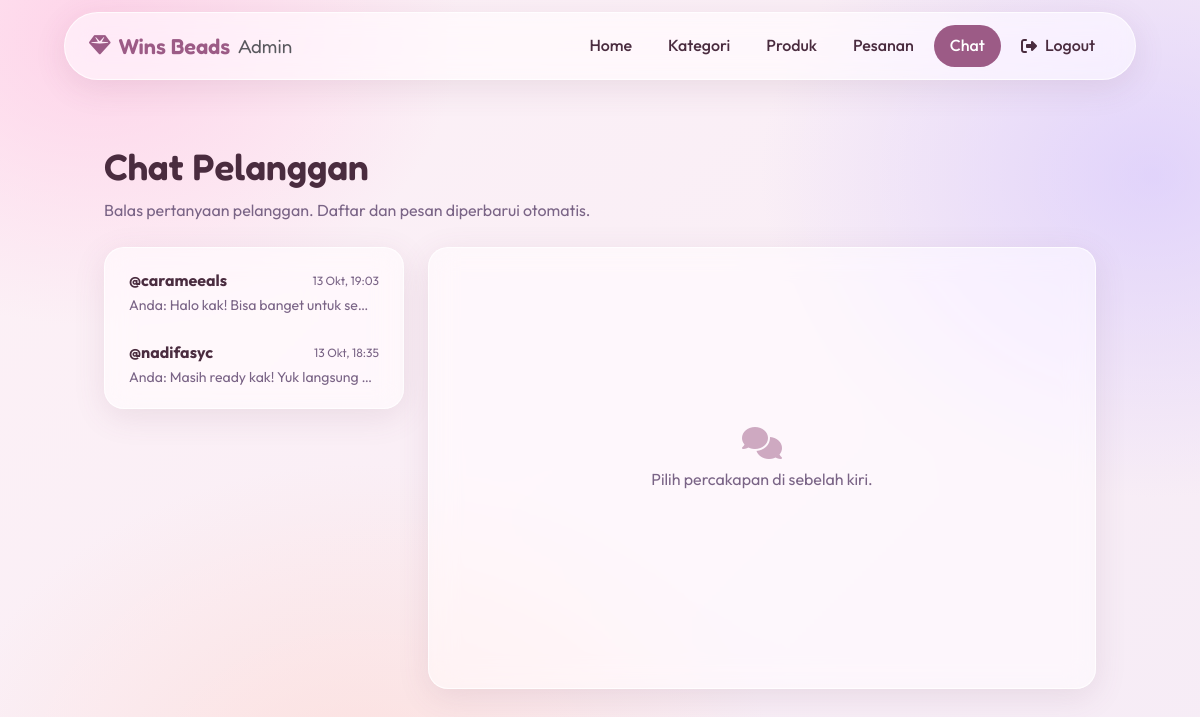
/admin/chat.php (signed in), run on the app's committed database.
### tables this page shows
CREATE TABLE `pesan` (
  `id` int(11) NOT NULL,
  `user_id` int(11) NOT NULL,
  `pengirim` enum('user','admin') NOT NULL,
  `isi` text NOT NULL,
  `produk_id` int(11) DEFAULT NULL,
  `dibaca` tinyint(1) NOT NULL DEFAULT 0,
  `dibuat_at` datetime NOT NULL
);

CREATE TABLE `user` (
  `id` int(11) NOT NULL,
  `username` varchar(50) NOT NULL,
  `password` varchar(255) NOT NULL,
  `email` varchar(100) DEFAULT NULL,
  `created_at` timestamp NOT NULL DEFAULT current_timestamp()
);

### config/pesanan.php (called while the page is built, shortened)
<?php
function tgl_id(?string $waktu, bool $denganJam = true): string
{
    $t = strtotime($waktu);
    $bulan = ['', 'Jan', 'Feb', 'Mar', 'Apr', 'Mei', 'Jun', 'Jul', 'Agu', 'Sep', 'Okt', 'Nov', 'Des'];
    $teks  = date('j', $t) . ' ' . $bulan[(int) date('n', $t)] . ' ' . date('Y', $t);
    return $denganJam ? $teks . ', ' . date('H:i', $t) : $teks;
}
function db_rows(mysqli $con, string $sql, string $tipe = '', array $param = []): array
{
    $stmt = $con->prepare($sql);
    $stmt->execute();
    $hasil = $stmt->get_result();
    $baris = [];
    while ($r = $hasil->fetch_assoc()) {
        $baris[] = $r;
    }
    return $baris;
}

### config/chat.php (called while the page is built, shortened)
<?php
require_once __DIR__ . '/pesanan.php';
function chat_waktu(?string $waktu): string
{
    if (!$waktu || ($t = strtotime($waktu)) === false) {
        return '';
    }
    return date('Y-m-d', $t) === date('Y-m-d')
        ? date('H:i', $t)
        : preg_replace('/ \d{4}, /', ', ', tgl_id($waktu));
}
function chat_daftar_percakapan(mysqli $con): array
{
    $rows = db_rows($con, "SELECT u.id, u.username, m.id AS id_terakhir, m.isi AS terakhir, m.pengirim AS pengirim_terakhir, m.dibuat_at,
                                  (SELECT COUNT(*) FROM pesan x WHERE x.user_id = u.id AND x.pengirim = 'user' AND x.dibaca = 0) AS belum
                           FROM user u JOIN pesan m ON m.id = (SELECT MAX(id) FROM pesan WHERE user_id = u.id)
                           ORDER BY m.id DESC");
    return array_map(fn($r) => [
        'id'       => (int) $r['id'],
        'username' => $r['username'],
        'terakhir' => mb_strimwidth(str_replace("\n", ' ', $r['terakhir']), 0, 60, '…'),
        'saya'     => $r['pengirim_terakhir'] === 'admin',
        'waktu'    => chat_waktu($r['dibuat_at']),
        'belum'    => (int) $r['belum'],
    ], $rows);
}

### config/security.php (called while the page is built, shortened)
<?php
function e($teks): string
{
    return htmlspecialchars((string) $teks, ENT_QUOTES | ENT_SUBSTITUTE, 'UTF-8');
}

### admin/chat.php (the view, shortened to what this page needs)
<?php
require "../config/init.php";
require "../config/chat.php";
$u = (int) ($_GET['u'] ?? 0);
$pelanggan = null;
$daftar = chat_daftar_percakapan($con);
?>
<!DOCTYPE html>
<html lang="id">
<head>
  <?php require "../head.php"; ?>
</head>
<body class="admin-body">
  <?php require "navbar.php"; ?>
  <main class="admin-main">
    <div class="container" style="max-width: 1040px;">
      <div class="page-head px-0">
        <h1>Chat Pelanggan</h1>
        <p>Balas pertanyaan pelanggan. Daftar dan pesan diperbarui otomatis.</p>
      </div>
      <div class="chat-admin <?= $pelanggan ? 'ada-thread' : ''; ?>">
        <aside class="glass-card chat-daftar" aria-label="Daftar percakapan">
          <div id="daftar-percakapan">
            <?php foreach ($daftar as $c): ?>
              <a class="konv<?= $c['id'] === $u ? ' aktif' : ''; ?>" href="chat.php?u=<?= $c['id']; ?>">
                <div class="konv-atas"><strong>@<?= e($c['username']); ?></strong><span class="konv-waktu"><?= e($c['waktu']); ?></span></div>
                <div class="konv-bawah">
                  <span class="konv-isi"><?= $c['saya'] ? 'Anda: ' : ''; ?><?= e($c['terakhir']); ?></span>
                </div>
              </a>
            <?php endforeach; ?>
          </div>
        </aside>
        <section class="glass-card chat-box chat-thread" aria-label="Percakapan">
          <?php if ($pelanggan): ?>
            <div class="chat-head">
              <a href="chat.php" class="chat-kembali" aria-label="Semua percakapan"><i class="fas fa-arrow-left"></i></a>
              <div><strong>@<?= e($pelanggan['username']); ?></strong><div class="small text-muted"><?= e($pelanggan['email'] ?? ''); ?></div></div>
            </div>
            <div id="chat-log" class="chat-log" role="log" aria-live="polite">
              <div id="chat-kosong" class="chat-kosong" hidden><i class="fas fa-comments"></i><p>Belum ada pesan.</p></div>
            </div>
            <form id="chat-form" class="chat-form" autocomplete="off">
              <div id="chat-info" class="chat-info" aria-live="polite"></div>
              <div class="chat-input-row">
                <textarea id="chat-input" rows="1" maxlength="<?= CHAT_MAKS_KARAKTER; ?>" class="form-control" placeholder="Tulis balasan…" aria-label="Balasan"></textarea>
                <button type="submit" id="chat-kirim" class="btn-custom" aria-label="Kirim"><i class="fas fa-paper-plane"></i></button>
              </div>
            </form>
          <?php else: ?>
            <div class="chat-kosong chat-kosong-besar">
              <i class="fas fa-comments"></i>
              <p>Pilih percakapan di sebelah kiri.</p>
            </div>
          <?php endif; ?>
        </section>
      </div>
    </div>
  </main>
</body>
</html>

### assets/css/style.css (style rules this page uses)
:root { --primary: #9c5b86; --primary-hover: #7d4264; --primary-soft: rgba(156, 91, 134, 0.12); --ink: #4a2c3f; --ink-muted: #7a6486; --white: #fff; --glass-bg: rgba(255, 255, 255, 0.55); --glass-bg-strong: rgba(255, 255, 255, 0.72); --glass-border: rgba(255, 255, 255, 0.75); --glass-blur: blur(14px) saturate(140%); --glass-shadow: 0 8px 32px rgba(120, 70, 110, 0.12); --glass-shadow-hover: 0 14px 36px rgba(120, 70, 110, 0.2); --font-heading: 'Fredoka', sans-serif; --font-body: 'Outfit', sans-serif; --space-1: 4px; --space-2: 8px; --space-3: 12px; --space-4: 16px; --space-5: 24px; --space-6: 32px; --space-7: 48px; --space-8: 72px; --radius-sm: 12px; --radius-md: 20px; --radius-pill: 999px; --container: 1120px; }
*, *::before, *::after { box-sizing: border-box; }
html { scroll-behavior: smooth; }
body { font-family: var(--font-body); color: var(--ink); line-height: 1.6; min-height: 100vh; display: flex; flex-direction: column; background: radial-gradient(520px 420px at 8% 4%, rgba(255, 196, 226, 0.65), transparent 70%), radial-gradient(560px 460px at 96% 22%, rgba(206, 190, 255, 0.55), transparent 70%), radial-gradient(600px 480px at 30% 100%, rgba(255, 214, 205, 0.6), transparent 70%), linear-gradient(135deg, #fdf1f6, #f6ecf6); background-attachment: fixed; }
main { flex: 1 0 auto; }
h1, h2, h3, h4, h5 { font-family: var(--font-heading); color: var(--ink); line-height: 1.25; margin: 0; }
a { color: var(--primary); text-decoration: none; }
.container { max-width: var(--container); padding-inline: var(--space-5); }
.glass-card { background: var(--glass-bg); -webkit-backdrop-filter: var(--glass-blur); backdrop-filter: var(--glass-blur); border: 1px solid var(--glass-border); border-radius: var(--radius-md); box-shadow: var(--glass-shadow); }
.page-head { padding-block: var(--space-6) var(--space-5); }
.page-head h1 { font-size: clamp(1.8rem, 1.4rem + 1.4vw, 2.3rem); font-weight: 600; }
.page-head p { margin: var(--space-2) 0 0; color: var(--ink-muted); }
.admin-body { min-height: 100vh; }
.admin-main { padding-block: var(--space-6) var(--space-7); }
.chat-box { display: flex; flex-direction: column; padding: 0; overflow: hidden; }
.chat-kosong { margin: auto; text-align: center; color: var(--ink-muted); }
.chat-kosong i { font-size: 2rem; color: var(--primary); opacity: .5; margin-bottom: var(--space-2); }
.chat-kosong-besar { min-height: 440px; display: flex; flex-direction: column; justify-content: center; }
.chat-admin { display: grid; grid-template-columns: 300px 1fr; gap: var(--space-5); align-items: start; }
.chat-daftar { padding: var(--space-2); max-height: 640px; overflow-y: auto; }
.konv { display: block; padding: var(--space-3) var(--space-4); border-radius: var(--radius-md, 14px); color: var(--ink); }
.konv-atas, .konv-bawah { display: flex; justify-content: space-between; align-items: center; gap: var(--space-2); }
.konv-waktu { font-size: .75rem; color: var(--ink-muted); }
.konv-isi { font-size: .88rem; color: var(--ink-muted); overflow: hidden; text-overflow: ellipsis; white-space: nowrap; }

### data on the page
pesan: user.username "carameeals", waktu "13 Okt, 19:03", terakhir "Halo kak! Bisa banget untuk se…"
pesan: user.username "nadifasyc", waktu "13 Okt, 18:35", terakhir "Masih ready kak! Yuk langsung…"
